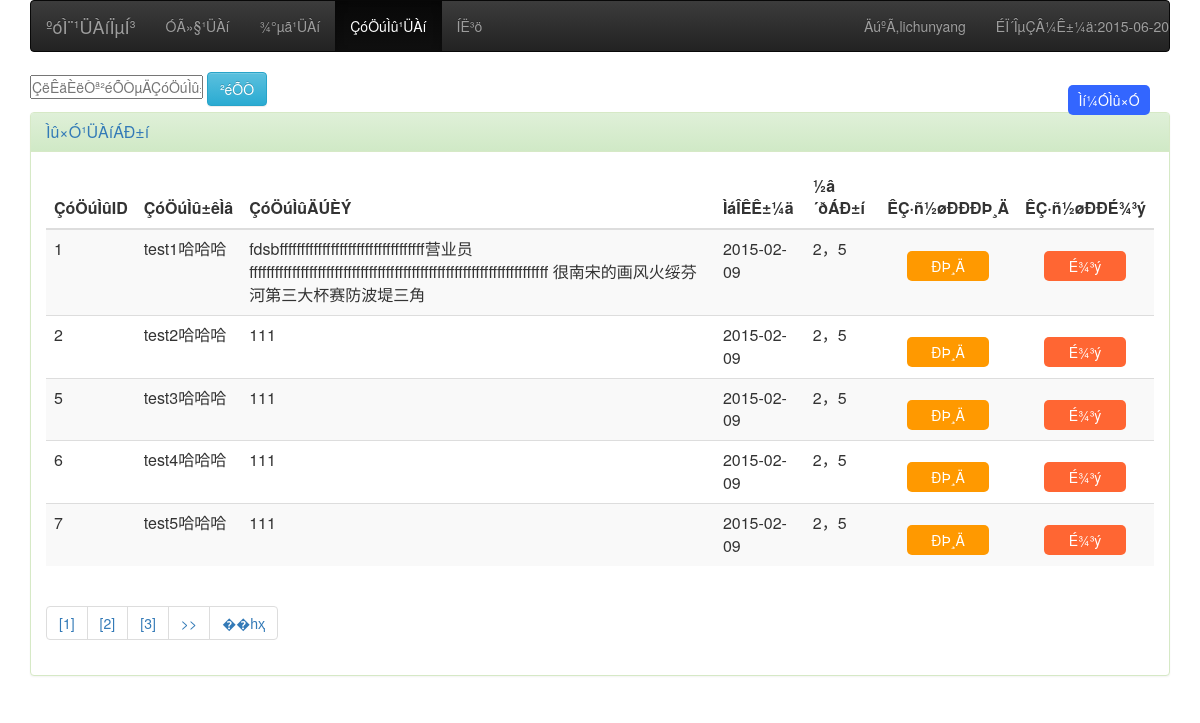
/journey/View/helpArticle.php (signed in), run on the app's committed database.
### tables this page shows
CREATE TABLE IF NOT EXISTS `helparticle` (
  `helpid` int(8) unsigned NOT NULL AUTO_INCREMENT COMMENT '求助帖id 自增类型 唯一标志一个求助帖',
  `helpheader` char(30) NOT NULL COMMENT '求助帖标题',
  `helpcontent` mediumtext NOT NULL COMMENT '求助帖内容',
  `helptime` date NOT NULL COMMENT '求助帖发送时间',
  `commentlist` mediumtext NOT NULL COMMENT '解答列表',
  PRIMARY KEY (`helpid`)
);

### journey/View/helpArticle.php (the view, shortened to what this page needs)
<html>
<head>
<link href="../Include/Css/common.css" type="text/css" rel="stylesheet" />
<link rel="stylesheet" type="text/css"
	href="../Include/dist/bootstrap.min.css">
<link rel="stylesheet" type="text/css"
	href="../Include/dist/bootstrap-theme.css">
</head>
<body>
	<div class="container">
		<nav class="navbar navbar-inverse " role="navigation">
			<div class="navbar-header">
				<a class="navbar-brand" href="#">ºóÌ¨¹ÜÀíÏµÍ³</a>
			</div>
			<div>
				<ul class="nav navbar-nav">
					<li><a href="userManage.php">ÓÃ»§¹ÜÀí</a></li>
					<li><a href="scenicManage.php">¾°µã¹ÜÀí</a></li>
					<li class="active"><a href="#">ÇóÖúÌû¹ÜÀí</a></li>
					<li><a href="./admin.php?exit=1">ÍË³ö</a></li>
				</ul>
				<ul class="nav navbar-nav navbar-right">
					<li><a href="#"><?php echo "ÄúºÃ,".$_SESSION['username'];?></a></li>
					<li><a href="#"><?php echo "ÉÏ´ÎµÇÂ¼Ê±¼ä:"; if($_SESSION['lasttime']==0) echo "ÎÞ";else echo date("Y-m-d",$_SESSION['lasttime']); ?></a></li>
				</ul>
			</div>
		</nav>
		<form style="float:left;" action="../Controller/searchProcess3.php" method="post">
			<div class="input-append">
    			<input type="text" class="span2 search-query" placeholder="ÇëÊäÈëÒª²éÕÒµÄÇóÖúÌû±êÌâ" name="search">
        		<button type="submit" class="btn btn-info">²éÕÒ</button>
			</div>
		</form>
		<a href="./helpAdd.php" class="add" style="text-decoration:none;">Ìí¼ÓÌû×Ó</a>
		<br/><br/>
		<div class="panel panel-success">
   			<div class="panel-heading">
      			<a href="./helpArticle.php" style="text-decoration:none;"><h3 class="panel-title">Ìû×Ó¹ÜÀíÁÐ±í</h3></a>
   			</div>
   			<div class="panel-body">
     			<table class="table table-striped">
     				 <thead>
      					<tr>
      						<th>ÇóÖúÌûID</th>
         					<th>ÇóÖúÌû±êÌâ</th>
         					<th>ÇóÖúÌûÄÚÈÝ</th>
         					<th>ÌáÎÊÊ±¼ä</th>
         					<th>½â´ðÁÐ±í</th>
         					<th>ÊÇ·ñ½øÐÐÐÞ¸Ä</th>
         					<th>ÊÇ·ñ½øÐÐÉ¾³ý</th>
         				</tr>
   					</thead>
   					<tbody>
      					<?php
      						require '../Util/SqlHelper.class.php';
      						if(!isset($_GET['pageNow'])){
      							$pageNow=1;
      						}else{
      							$pageNow=$_GET['pageNow'];
      						}
      						$fenye=new FenyePage();
      						$fenye->pageNow=$pageNow;
      						$sqlHelper=new sqlHelper();
      						$sql1="select * from helparticle limit ".($fenye->pageNow-1)*$fenye->pageSize.",".$fenye->pageSize;
      						$sql2="select count(*) from helparticle";
      						$sqlHelper->execute_dql_fenye($sql1, $sql2, $fenye);
      						for($i=0;$i<count($fenye->res_array);$i++){
								$help=$fenye->res_array[$i];
								echo "<tr>";
								echo "<td>$help[helpid]</td><td>$help[helpheader]</td><td>$help[helpcontent]</td><td>$help[helptime]</td><td>$help[commentlist]</td>";
								echo "<td><a class='update' href='./updateHelp.php?updateid=$help[helpid]'>ÐÞ¸Ä</a></td>";
								echo "<td><a class='delete' href='javascript:del(".'"'."../Controller/delProcess3.php?delId=$help[helpid]".'"'.")'>É¾³ý</a></td>";
								echo "</tr>";
      						}
      					?>
   					</tbody>
     			</table>
     			<?php
     				echo $fenye->navigate;
     			?>
   			</div>
		</div>
	</div>
</body>
</html>

### journey/Include/Css/common.css (style rules this page uses)
* { margin: 0px; padding:0px; }

### journey/View/helpArticle.php (style rules this page uses)
.update { width:82px;height:30px;background:#f90;display:block;float:right;margin:13px 20px 0 0;text-align:center;text-decoration:none;line-height:30px;font-size:14px;color:#fff;border-radius:5px; }
.delete { width:82px;height:30px;background:#f63;display:block;float:right;margin:13px 20px 0 0;text-align:center;text-decoration:none;line-height:30px;font-size:14px;color:#fff;border-radius:5px; }
.add { width:82px;height:30px;background:#36f;display:block;float:right;margin:13px 20px 0 0;text-align:center;text-decoration:none;line-height:30px;font-size:14px;color:#fff;border-radius:5px; }

### data on the page
helparticle: helpid "1", helpheader "test1哈哈哈", helpcontent "fdsbffffffffffffffffffffffffffffffffff营业员ffffffffffffffffffffffffffffffffffffffffffffffffffffffffffffffffffffff 很南宋的画风火绥芬河第三大杯赛防波堤三角", helptime "2015-02-09", commentlist "2，5"
helparticle: helpid "2", helpheader "test2哈哈哈", helpcontent "111", helptime "2015-02-09", commentlist "2，5"
helparticle: helpid "5", helpheader "test3哈哈哈", helpcontent "111", helptime "2015-02-09", commentlist "2，5"
helparticle: helpid "6", helpheader "test4哈哈哈", helpcontent "111", helptime "2015-02-09", commentlist "2，5"
helparticle: helpid "7", helpheader "test5哈哈哈", helpcontent "111", helptime "2015-02-09", commentlist "2，5"

### other printed values
$_SESSION['username'] "lichunyang"
date("Y-m-d",$_SESSION['lasttime']) "2015-06-20"
